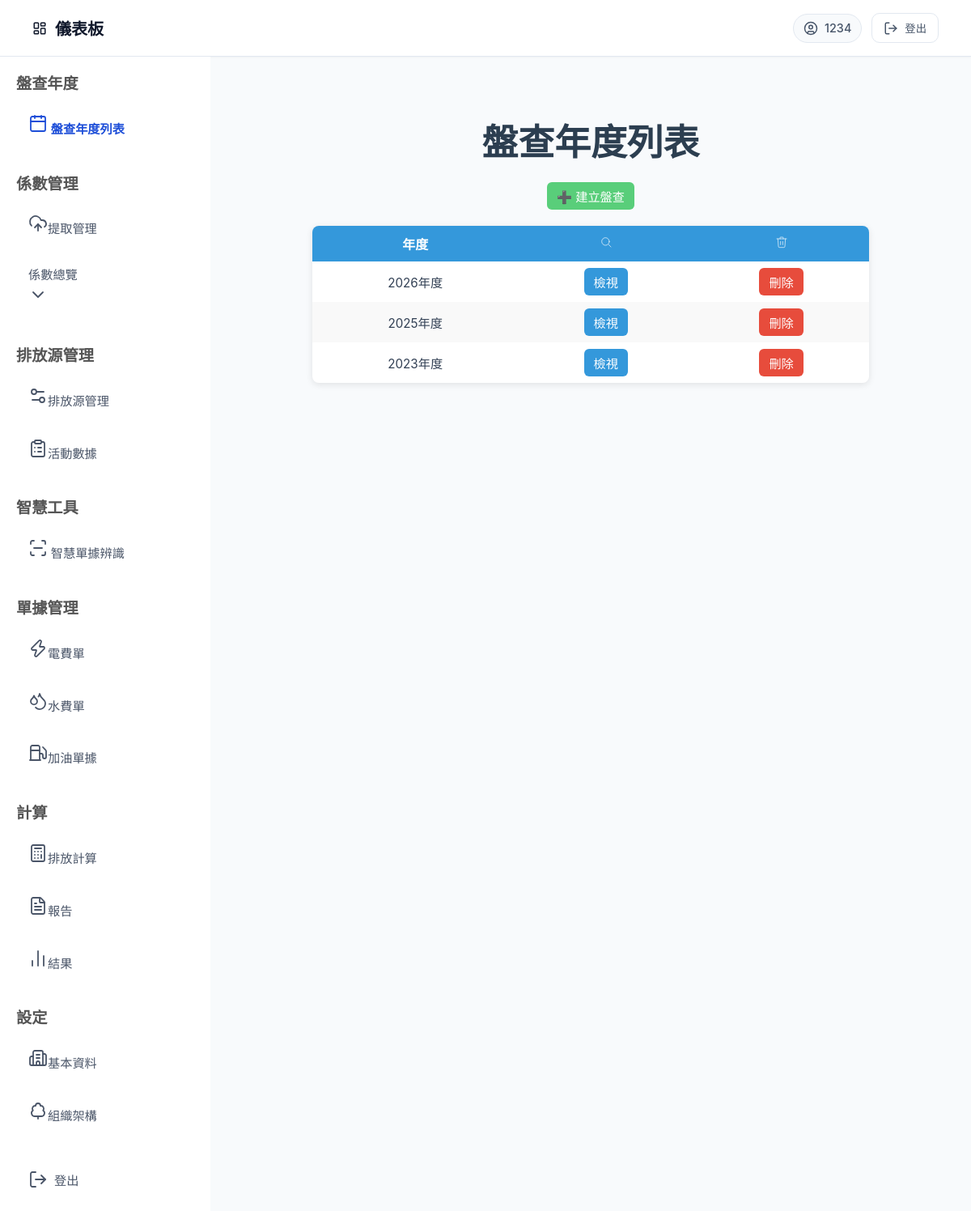
The page /inventory_list/ (signed in) on the database its author committed.
### model.py (models this page shows)
class Year(SQLModel, table=True):
    __tablename__ = "year"
    __table_args__ = (
        UniqueConstraint("year", "account_id"),
    )
    year_id: Optional[int] = Field(default=None, primary_key=True)
    year: int
    account_id: int = Field(foreign_key="account.id")
    created_at: datetime = Field(default_factory=datetime.utcnow)
    updated_at: datetime = Field(default_factory=datetime.utcnow)
    account: Optional[Account] = Relationship(back_populates="years")
    boundaries: List["Boundary"] = Relationship(back_populates="year")
    emission_sources: List["EmissionSource"] = Relationship(back_populates="year")
    activity_data: List["ActivityData"] = Relationship(back_populates="year")

### routers/inventory_list.py (the view)
@router.get("/", response_class=HTMLResponse)
async def inventory_list(
    request: Request,
    session: Session = Depends(get_session),
    account_id: int = Depends(get_current_user)
):
    years = session.exec(
        select(Year).where(Year.account_id == account_id).order_by(Year.year.desc())
    ).all()
    return templates.TemplateResponse(
        "inventory_list.html",
        {
            "request": request,
            "years": years
        }
    )

### templates/inventory_list.html (shortened to what this page needs)
{% extends "base.html" %}
{% block content %}
<div id="inventory-list">
    <h1 style="text-align:center;">盤查年度列表</h1>
    <div class="button-container-outside">
        <button class="action-button" id="create-button">➕ 建立盤查</button>
    </div>
    <table>
        <thead>
            <tr>
                <th>年度</th>
                <th>
                    <svg xmlns="http://www.w3.org/2000/svg" class="icon" viewBox="0 0 24 24" stroke="currentColor" fill="none" stroke-linecap="round" stroke-linejoin="round" width="16" height="16">
                        <circle cx="11" cy="11" r="7"/>
                        <line x1="16.65" y1="16.65" x2="21" y2="21"/>
                    </svg>
                </th>
                <th>
                </th>
            </tr>
        </thead>
        <tbody>
            {% for y in years %}
            <tr data-year="{{ y.year }}">
                <td>{{ y.year }}年度</td>
                <td>
                    <button class="action-button view-btn" data-year="{{ y.year }}" type="button">檢視</button>
                </td>
                <td>
                    <button class="action-button delete-btn" data-year="{{ y.year }}" type="button">刪除</button>
                </td>
            </tr>
            {% else %}
            <tr>
                <td colspan="3" style="text-align:center;">尚無盤查年度資料</td>
            </tr>
            {% endfor %}
        </tbody>
    </table>
</div>
{% endblock %}

### static/css/index.css (style rules this page uses)
body { margin: 0; font-family: "Noto Sans TC", "Inter", -apple-system, BlinkMacSystemFont, "Segoe UI", Roboto, "Helvetica Neue", Arial, sans-serif; background-color: #f8fafc; color: #334155; display: flex; flex-direction: column; min-height: 100vh; }
h1 { color: #2c3e50; margin-bottom: 20px; font-size: 2.8em; font-weight: 700; }

### templates/inventory_list.html (style rules this page uses)
#inventory-list table { width: 80%; max-width: 700px; margin: 20px auto; border-collapse: collapse; background: #fff; border-radius: 8px; overflow: hidden; box-shadow: 0 2px 8px rgba(0,0,0,0.1); }
#inventory-list thead { background-color: #3498db; color: white; }
#inventory-list thead th { padding: 10px; font-weight: 600; text-align: center; }
#inventory-list tbody td { padding: 8px 12px; text-align: center; font-size: 0.95rem; }
#inventory-list tbody tr:nth-child(even) { background-color: #f9f9f9; }
#inventory-list .action-button { padding: 6px 12px; font-size: 0.95rem; border: none; border-radius: 6px; cursor: pointer; font-weight: 500; display: inline-flex; align-items: center; gap: 4px; transition: all 0.3s ease; }
#create-button { background-color: #59ce7a; color: white; }
#inventory-list .view-btn { background-color: #3498db; color: white; }
#inventory-list .delete-btn { background-color: #e74c3c; color: white; }
#inventory-list .button-container-outside { display: flex; justify-content: center; gap: 10px; margin-bottom: 15px; }

### rows shown on the page
Year: year "2026"
Year: year "2025"
Year: year "2023"

### other values the page prints
{{ request.session.get("username", "使用者") }} "1234"
